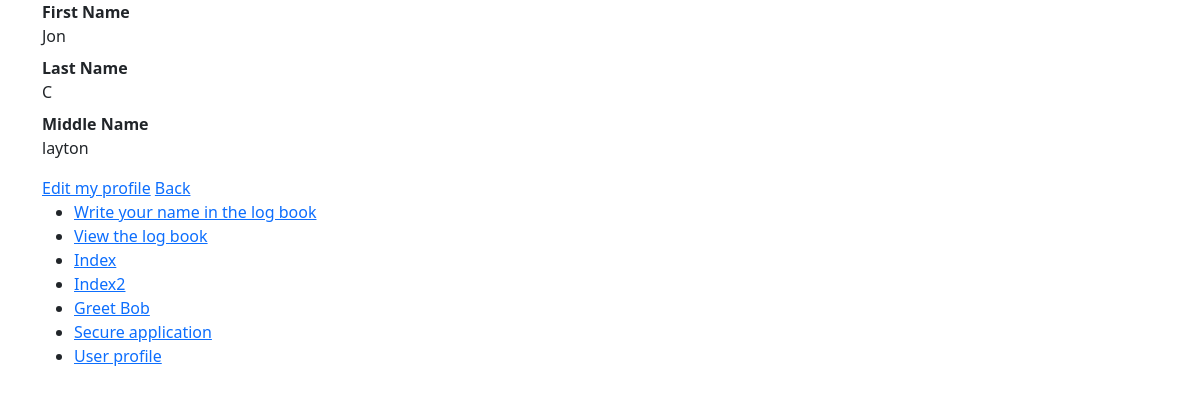
The page /Profile/index (signed in) on the database its author committed.
### tables this page shows
CREATE TABLE `profile_information` (
  `user_id` int(11) NOT NULL,
  `first_name` varchar(50) NOT NULL,
  `last_name` varchar(50) NOT NULL,
  `middle_name` varchar(50) NOT NULL
);

### app/core/Controller.php (called while the page is built, shortened)
<?php
class Controller{
	function view($name, $data = []){
		include('app/views/' . $name . '.php');
	}
}

### app/core/App.php (called while the page is built, shortened)
<?php
class App{
	function __construct(){
		$request = $this->parseUrl($_GET['url'] ?? '');
		$method = 'index';
		if(file_exists('app/controllers/' . $request[0] . '.php'))
		{
			unset($request[0]);
		}
		$controller = new $controller;
		if(isset($request[1]) && method_exists($controller, $request[1])){
			$method = $request[1];
			unset($request[1]);
		}
		$params = array_values($request);
		call_user_func_array([$controller, $method], $params);
	}
	function parseUrl($url){
		return explode('/', trim($url, '/'));
	}
}

### index.php (called while the page is built, shortened)
<?php
new app\core\App;

### app/core/Model.php (called while the page is built, shortened)
<?php
class Model{
	public function __construct(){
		$host = 'localhost';
		$dbname = 'webapplication';
		$user = 'root';
		$pass = '';
		try {
			$this->connection = new \PDO("mysql:host=$host;dbname=$dbname", $user, $pass);
		}
		catch(PDOException $e) {
			echo $e->getMessage();
		}
	}
}

### app/models/ProfileInformation.php (called while the page is built, shortened)
<?php
class ProfileInformation extends \app\core\Model{
	public function getByUserId($user_id){
		$SQL = "SELECT * FROM profile_information WHERE user_id=:user_id";
		$STH = $this->connection->prepare($SQL);
		$STH->execute(['user_id'=>$user_id]);
		$STH->setFetchMode(\PDO::FETCH_CLASS,'app\\models\\ProfileInformation');
		return $STH->fetch();
	}
}

### app/views/Profile/index.php (the view, shortened to what this page needs)
<dl>
<dt>First Name</dt>
<dd><?=$data->first_name?></dd>
<dt>Last Name</dt>
<dd><?=$data->last_name?></dd>
<dt>Middle Name</dt>
<dd><?=$data->middle_name?></dd>
</dl>
<a href='/Profile/edit'>Edit my profile</a>
<a href='/User/profile'>Back</a>

### rows shown on the page
profile_information: first_name "Jon", last_name "C", middle_name "layton"
